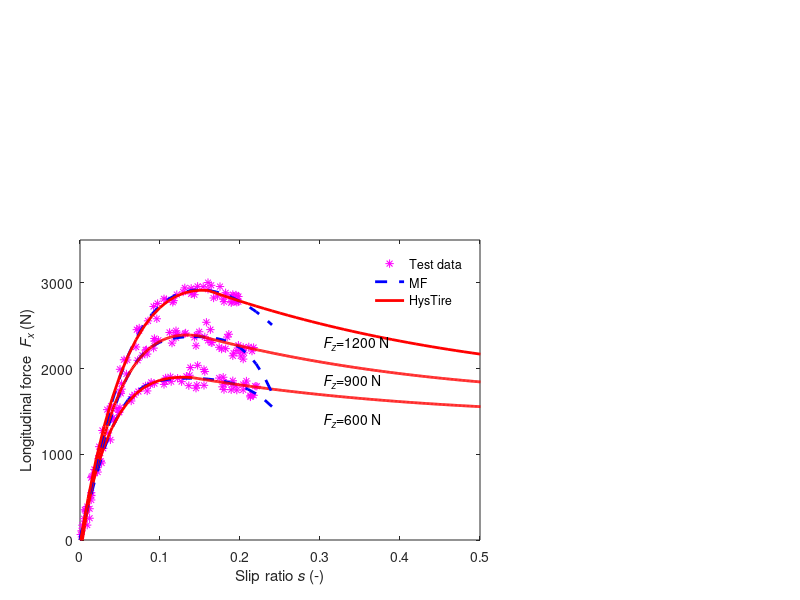

This figure's MATLAB source: (Note: this script raises an error after producing the figure.)
clear;
clc;

load('TireB_testdata.mat');  %试验数据 工作区
s_test1=0:0.01:0.14;
p= -4.965;          
q= 1.985;
r= 2.038;
w= 0.044;
u_sim1 =(p*s_test1+q+r*(1-2*exp(-s_test1/w)));
a_m = 0.14;%最大值横坐标
a_b = 0.05;%第二段加载初点横坐标
a_o = 1;%横坐标最大值
Fa_m= p*a_m+q+r*(1-2*exp(-a_m/w));
Fa_b= p*a_b+q+r*(1-2*exp(-a_b/w));
f1 = (a_m-a_b)/(a_o-a_m);
s_test2=0.14:0.001:1;
u_sim2 = Fa_m+Fa_b-p*(a_b+f1*(s_test2-a_m))-q-r*(1-2*exp(-(a_b+f1*(s_test2-a_m))/w));
Fx_cau1_600=u_sim1*600;
Fx_cau2_600=u_sim2*600;
s1_600=s_test1;
s2_600=s_test2;
B= -7.918;               
C= -2.594;
D= 3.188;
E= 1.863;
s_MF600=0:0.01:0.3;
Fx_MF_600 = 600*D*sin(C*atan((B*s_MF600-E*(B*s_MF600 - atan(B*s_MF600)))));

s_test1=0:0.001:0.15; 
p= -6.269;          
q= 1.819;
r= 2.015;
w= 0.054;
u_sim1 =p*s_test1+q+r*(1-2*exp(-s_test1/w));
a_m = 0.15;%最大值横坐标
a_b = 0.05;%第二段加载初点横坐标
a_o = 1;%横坐标最大值
Fa_m= p*a_m+q+r*(1-2*exp(-a_m/w));
Fa_b= p*a_b+q+r*(1-2*exp(-a_b/w));
f1 = (a_m-a_b)/(a_o-a_m);
s_test2=0.15:0.001:1;
u_sim2 = Fa_m+Fa_b-p*(a_b+f1*(s_test2-a_m))-q-r*(1-2*exp(-(a_b+f1*(s_test2-a_m))/w));
Fx_cau1_900=u_sim1*900;
Fx_cau2_900=u_sim2*900;
s1_900=s_test1;
s2_900=s_test2;
B= 4.79;               
C= 3.608;
D= 2.66;
E= 3.135;
s_MF900=0:0.01:0.3;
Fx_MF_900 = 900*D*sin(C*atan((B*s_MF900-E*(B*s_MF900 - atan(B*s_MF900)))));
s_test1=0:0.01:0.16;
p= -6.686;          
q= 1.95;
r= 1.991;
w= 0.073;
u_sim1=p*s_test1+q+r*(1-2*exp(-s_test1/w));
a_m = 0.16;%最大值横坐标
a_b = 0.05;%第二段加载初点横坐标
a_o = 1;%横坐标最大值
Fa_m= p*a_m+q+r*(1-2*exp(-a_m/w));
Fa_b= p*a_b+q+r*(1-2*exp(-a_b/w));
f1 = (a_m-a_b)/(a_o-a_m);
s_test2=0.16:0.01:1;
u_sim2 = Fa_m+Fa_b-p*(a_b+f1*(s_test2-a_m))-q-r*(1-2*exp(-(a_b+f1*(s_test2-a_m))/w));
Fx_cau1_1200=u_sim1*1200;
Fx_cau2_1200=u_sim2*1200;
s1_1200=s_test1;
s2_1200=s_test2;
B= -8.774;               
C= -1.037;
D= 4.142;
E= 1.58;
s_MF1200=0:0.01:0.3;
Fx_MF_1200 = 1200*D*sin(C*atan((B*s_MF1200-E*(B*s_MF1200 - atan(B*s_MF1200)))));

axes('position',[0.1,0.1,0.5,0.5]); 
h1=plot(SR600(1:13:852),FX600(1:13:852),'m*','LineWidth',0.5);
hold on;
plot(SR900(1:13:812),FX900(1:13:812),'m*','LineWidth',0.5);
hold on;
plot(SR1200(1:13:759),FX1200(1:13:759),'m*','LineWidth',0.5);

hold on;
h2=plot(s_MF600(1:25),Fx_MF_600(1:25),'--b','LineWidth',2);
hold on;
h3=plot(s1_600,Fx_cau1_600,'r','LineWidth',2);
hold on;
plot(s2_600,Fx_cau2_600,'r','LineWidth',2);


hold on;
plot(s_MF900(1:25),Fx_MF_900(1:25),'--b','LineWidth',2);
hold on;
plot(s1_900,Fx_cau1_900,'r','LineWidth',2);
hold on;
plot(s2_900,Fx_cau2_900,'r','LineWidth',2);

hold on;
plot(s_MF1200(1:25),Fx_MF_1200(1:25),'--b','LineWidth',2);
hold on;
plot(s1_1200,Fx_cau1_1200,'r','LineWidth',2);
hold on;
plot(s2_1200,Fx_cau2_1200,'r','LineWidth',2);


legend([h1 h2 h3],'Test data','MF','HysTire','location','northeast','box','off');
xlabel('Slip ratio{\it s} (-)');
ylabel('Longitudinal force {\it F_x} (N)');
set(gca,'XTick',[0:0.1:0.5]);
set(gca,'YTick',[0:1000:3000]);

text(0.3,1400,'{\it F_z}=600 N');%文字说明
text(0.3,1850,'{\it F_z}=900 N');%文字说明
text(0.3,2300,'{\it F_z}=1200 N');%文字说明

 axis([0 0.5 0 3500]);
print -depsc C:\Users\86152\OneDrive\duan\OneDrive\Lasis\010-轮胎模型\HysTire\figure\newfigure\11_a
%% MSE 

p= -5.393;          
q= 2.037;
r= 2.075;
w= 0.046;

Fx_exp_600 =600*(p*SR600+q+r*(1-2*exp(-SR600/w)));

B= -7.918;               
C= -2.594;
D= 3.188;
E= 1.863;
Fx_MF_600 = 600*D*sin(C*atan((B*SR600-E*(B*SR600 - atan(B*SR600)))));

% 
% a= -6.269;          
% b= 1.819;
% c= 2.015;
% d= 0.054;
p= -6.602;          
q= 1.862;
r= 2.046;
w= 0.056;


Fx_exp_900 =900*(p*SR900+q+r*(1-2*exp(-SR900/w)));


B= 4.79;               
C= 3.608;
D= 2.66;
E= 3.135;
Fx_MF_900 = 900*D*sin(C*atan((B*SR900-E*(B*SR900 - atan(B*SR900)))));

p= -6.686;          
q= 1.95;
r= 1.991;
w= 0.073;

Fx_exp_1200=1200*(p*SR1200+q+r*(1-2*exp(-SR1200/w)));


B= -8.774;               
C= -1.037;
D= 4.142;
E= 1.58;
Fx_MF_1200 = 1200*D*sin(C*atan((B*SR1200-E*(B*SR1200 - atan(B*SR1200)))));


exp_error_600 = FX600 - Fx_exp_600;
exp_mse_600 = mse(exp_error_600);

MF_error_600 = FX600 - Fx_MF_600;
MF_mse_600 = mse(MF_error_600);

exp_error_900 = FX900 - Fx_exp_900;
exp_mse_900 = mse(exp_error_900);
MF_error_900 = FX900 - Fx_MF_900;
MF_mse_900 = mse(MF_error_900);

exp_error_1200 =FX1200 - Fx_exp_1200;
exp_mse_1200 = mse(exp_error_1200);
MF_error_1200 = FX1200 - Fx_MF_1200;
MF_mse_1200 = mse(MF_error_1200);



